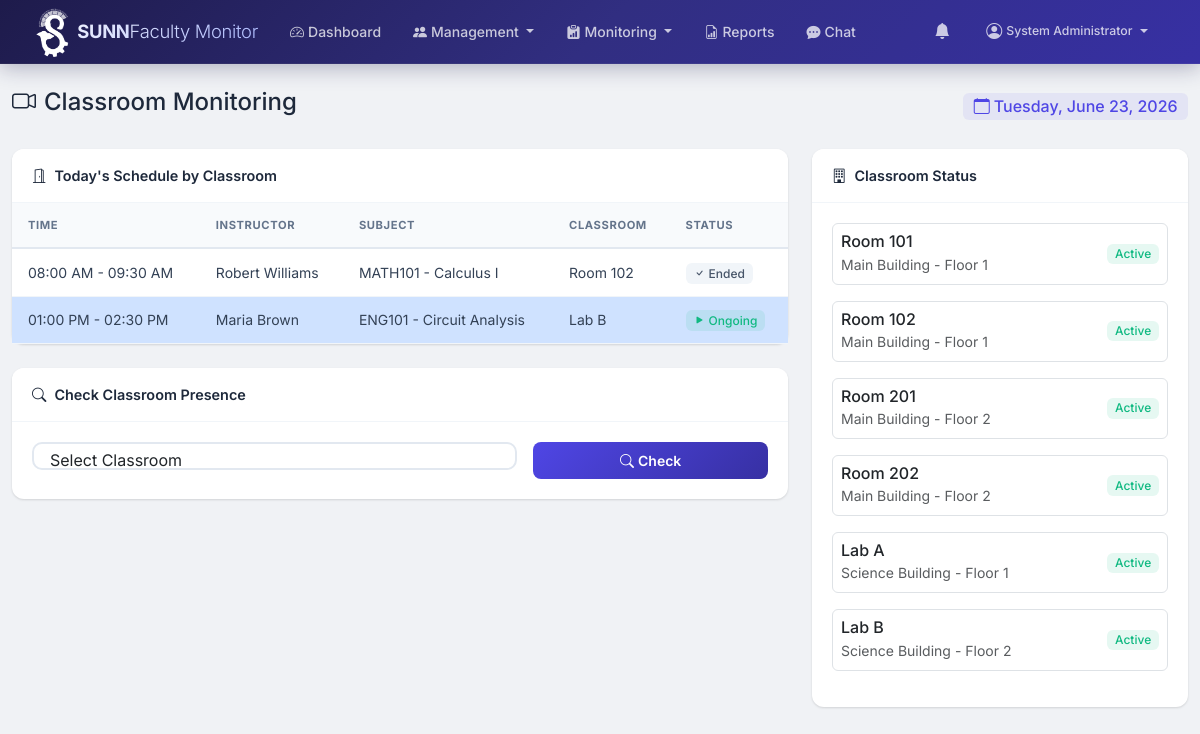
/admin/classroom_monitor.php (signed in), run on the app's committed database.
### tables this page shows
CREATE TABLE schedules (
    id INT PRIMARY KEY AUTO_INCREMENT,
    instructor_id INT NOT NULL,
    subject_id INT NOT NULL,
    classroom_id INT NOT NULL,
    section VARCHAR(50) DEFAULT NULL,
    day_of_week ENUM('Monday', 'Tuesday', 'Wednesday', 'Thursday', 'Friday', 'Saturday', 'Sunday') NOT NULL,
    time_start TIME NOT NULL,
    time_end TIME NOT NULL,
    semester VARCHAR(20) DEFAULT NULL,
    school_year VARCHAR(20) DEFAULT NULL,
    status ENUM('active', 'inactive') NOT NULL DEFAULT 'active',
    created_at TIMESTAMP DEFAULT CURRENT_TIMESTAMP,
    FOREIGN KEY (instructor_id) REFERENCES instructors(id) ON DELETE CASCADE,
    FOREIGN KEY (subject_id) REFERENCES subjects(id) ON DELETE CASCADE,
    FOREIGN KEY (classroom_id) REFERENCES classrooms(id) ON DELETE CASCADE
);

CREATE TABLE users (
    id INT PRIMARY KEY AUTO_INCREMENT,
    username VARCHAR(50) UNIQUE NOT NULL,
    password VARCHAR(255) NOT NULL,
    email VARCHAR(100) UNIQUE NOT NULL,
    first_name VARCHAR(50) NOT NULL,
    last_name VARCHAR(50) NOT NULL,
    role ENUM('admin', 'instructor', 'student', 'department_head') NOT NULL DEFAULT 'instructor',
    status ENUM('active', 'inactive', 'suspended') NOT NULL DEFAULT 'active',
    profile_image VARCHAR(255) DEFAULT NULL,
    preferences JSON DEFAULT NULL,
    last_login DATETIME DEFAULT NULL,
    last_activity DATETIME DEFAULT NULL,
    created_at TIMESTAMP DEFAULT CURRENT_TIMESTAMP,
    updated_at TIMESTAMP DEFAULT CURRENT_TIMESTAMP ON UPDATE CURRENT_TIMESTAMP
);

CREATE TABLE subjects (
    id INT PRIMARY KEY AUTO_INCREMENT,
    name VARCHAR(100) NOT NULL,
    code VARCHAR(20) UNIQUE NOT NULL,
    department_id INT DEFAULT NULL,
    units INT DEFAULT 3,
    description TEXT DEFAULT NULL,
    status ENUM('active', 'inactive') NOT NULL DEFAULT 'active',
    created_at TIMESTAMP DEFAULT CURRENT_TIMESTAMP,
    FOREIGN KEY (department_id) REFERENCES departments(id) ON DELETE SET NULL
);

CREATE TABLE classrooms (
    id INT PRIMARY KEY AUTO_INCREMENT,
    name VARCHAR(50) NOT NULL,
    building VARCHAR(100) DEFAULT NULL,
    floor INT DEFAULT NULL,
    capacity INT DEFAULT 30,
    camera_ip VARCHAR(100) DEFAULT NULL,
    status ENUM('active', 'inactive', 'maintenance') NOT NULL DEFAULT 'active',
    created_at TIMESTAMP DEFAULT CURRENT_TIMESTAMP
);

### config/functions.php (called while the page is built, shortened)
<?php
function formatTime($time) {
    return date('h:i A', strtotime($time));
}

### admin/classroom_monitor.php (the view, shortened to what this page needs)
<?php
$db = getDB();
$classrooms = $db->query("SELECT * FROM classrooms WHERE status='active'")->fetchAll();
$today_schedules = $db->prepare("
    SELECT s.*, u.first_name, u.last_name, sub.name as subject_name, sub.code as subject_code,
           c.name as classroom_name
    FROM schedules s
    JOIN instructors i ON s.instructor_id = i.id
    JOIN users u ON i.user_id = u.id
    JOIN subjects sub ON s.subject_id = sub.id
    JOIN classrooms c ON s.classroom_id = c.id
    WHERE s.day_of_week = ? AND s.status = 'active'
    ORDER BY s.time_start
");
$today_schedules->execute([date('l')]);
$today_schedules = $today_schedules->fetchAll();
require_once __DIR__ . '/../includes/header.php';
require_once __DIR__ . '/../includes/navbar.php';
?>
<div class="container-fluid py-4">
    <div class="d-flex justify-content-between align-items-center mb-4">
        <h4><i class="bi bi-camera-video me-2"></i>Classroom Monitoring</h4>
        <span class="badge bg-primary fs-6"><i class="bi bi-calendar me-1"></i><?= date('l, F d, Y') ?></span>
    </div>
    <div class="row g-4">
        <div class="col-lg-8">
            <div class="card mb-4">
                <div class="card-header"><i class="bi bi-door-open me-2"></i>Today's Schedule by Classroom</div>
                <div class="card-body p-0">
                    <table class="table table-hover mb-0">
                        <thead class="table-light">
                            <tr><th>Time</th><th>Instructor</th><th>Subject</th><th>Classroom</th><th>Status</th></tr>
                        </thead>
                        <tbody>
                            <?php if (empty($today_schedules)): ?>
                            <tr><td colspan="5" class="text-center text-muted py-4">No schedules for today</td></tr>
                            <?php else: ?>
                            <?php foreach ($today_schedules as $s): ?>
                            <?php
                                $current_time = date('H:i:s');
                                $is_ongoing = ($current_time >= $s['time_start'] && $current_time <= $s['time_end']);
                                $is_upcoming = ($current_time < $s['time_start']);
                            ?>
                            <tr class="<?= $is_ongoing ? 'table-primary' : '' ?>">
                                <td><?= formatTime($s['time_start']).' - '.formatTime($s['time_end']) ?></td>
                                <td><?= htmlspecialchars($s['first_name'].' '.$s['last_name']) ?></td>
                                <td><?= htmlspecialchars($s['subject_code'].' - '.$s['subject_name']) ?></td>
                                <td><?= htmlspecialchars($s['classroom_name']) ?></td>
                                <td>
                                    <?php if ($is_ongoing): ?>
                                        <span class="badge bg-success"><i class="bi bi-play-fill"></i> Ongoing</span>
                                    <?php elseif ($is_upcoming): ?>
                                        <span class="badge bg-info"><i class="bi bi-clock"></i> Upcoming</span>
                                    <?php else: ?>
                                        <span class="badge bg-secondary"><i class="bi bi-check"></i> Ended</span>
                                    <?php endif; ?>
                                </td>
                            </tr>
                            <?php endforeach; ?>
                            <?php endif; ?>
                        </tbody>
                    </table>
                </div>
            </div>
            <div class="card">
                <div class="card-header"><i class="bi bi-search me-2"></i>Check Classroom Presence</div>
                <div class="card-body">
                    <form method="GET" class="row g-3">
                        <div class="col-md-8">
                        </div>
                        <div class="col-md-4">
                            <button type="submit" class="btn btn-primary w-100"><i class="bi bi-search me-1"></i>Check</button>
                        </div>
                    </form>
                </div>
            </div>
        </div>
        <div class="col-lg-4">
            <div class="card">
                <div class="card-header"><i class="bi bi-building me-2"></i>Classroom Status</div>
                <div class="card-body">
                    <?php if (empty($classrooms)): ?>
                    <div class="empty-state"><i class="bi bi-door-open"></i><p>No classrooms configured</p></div>
                    <?php else: ?>
                    <?php foreach ($classrooms as $r): ?>
                    <div class="d-flex align-items-center justify-content-between mb-3 p-2 border rounded">
                        <div>
                            <h6 class="mb-0"><?= htmlspecialchars($r['name']) ?></h6>
                            <small class="text-muted"><?= htmlspecialchars($r['building']) ?> - Floor <?= $r['floor'] ?></small>
                        </div>
                        <span class="badge bg-<?= $r['status']=='active'?'success':'secondary' ?>">
                            <?= ucfirst($r['status']) ?>
                        </span>
                    </div>
                    <?php endforeach; ?>
                    <?php endif; ?>
                </div>
            </div>
        </div>
    </div>
</div>
<?php require_once __DIR__ . '/../includes/footer.php'; ?>

### assets/css/style.css (style rules this page uses)
:root { --primary: #4f46e5; --primary-dark: #3730a3; --primary-light: #818cf8; --primary-bg: rgba(79, 70, 229, 0.08); --secondary: #0ea5e9; --success: #10b981; --success-bg: rgba(16, 185, 129, 0.1); --warning: #f59e0b; --warning-bg: rgba(245, 158, 11, 0.1); --danger: #ef4444; --danger-bg: rgba(239, 68, 68, 0.1); --info: #06b6d4; --info-bg: rgba(6, 182, 212, 0.1); --dark: #1e293b; --gray-50: #f8fafc; --gray-100: #f1f5f9; --gray-200: #e2e8f0; --gray-300: #cbd5e1; --gray-400: #94a3b8; --gray-500: #64748b; --gray-600: #475569; --gray-700: #334155; --gray-800: #1e293b; --gray-900: #0f172a; --body-bg: #f0f2f5; --card-shadow: 0 1px 3px rgba(0,0,0,.08), 0 1px 2px rgba(0,0,0,.06); --card-shadow-hover: 0 10px 25px rgba(0,0,0,.1), 0 4px 10px rgba(0,0,0,.06); --border-radius: 12px; --border-radius-sm: 8px; --border-radius-lg: 16px; --transition: all .2s ease; --nav-height: 64px; }
* { margin: 0; padding: 0; box-sizing: border-box; }
body { font-family: 'Inter', -apple-system, BlinkMacSystemFont, sans-serif; background: var(--body-bg); color: var(--gray-800); min-height: 100vh; -webkit-font-smoothing: antialiased; -moz-osx-font-smoothing: grayscale; }
.card { border: none; border-radius: var(--border-radius); box-shadow: var(--card-shadow); transition: var(--transition); }
.card-header { background: #fff; border-bottom: 1px solid var(--gray-100); padding: 1rem 1.25rem; font-weight: 600; font-size: .9rem; color: var(--gray-800); border-radius: var(--border-radius) var(--border-radius) 0 0 !important; }
.card-body { padding: 1.25rem; }
.table { margin-bottom: 0; font-size: .875rem; }
.table thead th { background: var(--gray-50); font-size: .7rem; text-transform: uppercase; letter-spacing: .6px; font-weight: 700; color: var(--gray-500); padding: .85rem 1rem; border-bottom: 2px solid var(--gray-200); }
.table tbody td { padding: .75rem 1rem; vertical-align: middle; border-bottom: 1px solid var(--gray-100); color: var(--gray-700); }
.table-hover tbody tr { transition: var(--transition); }
.badge { font-weight: 500; padding: .35em .65em; font-size: .75rem; border-radius: 6px; }
.badge.bg-primary { background: var(--primary-bg) !important; color: var(--primary); }
.badge.bg-success { background: var(--success-bg) !important; color: var(--success); }
.badge.bg-secondary { background: var(--gray-100) !important; color: var(--gray-600); }
.btn { padding: .5rem 1.25rem; font-weight: 600; font-size: .875rem; border-radius: var(--border-radius-sm); transition: var(--transition); border: none; }
.btn-primary { background: linear-gradient(135deg, var(--primary), var(--primary-dark)); color: #fff; }

### data on the page
schedules: time_start "08:00 AM", time_end "09:30 AM", users.first_name+last_name "Robert Williams", subject.name "MATH101 - Calculus I", classroom.name "Room 102", shows "Ended"
schedules: time_start "01:00 PM", time_end "02:30 PM", users.first_name+last_name "Maria Brown", subject.name "ENG101 - Circuit Analysis", classroom.name "Lab B", shows "Ongoing"
classrooms: name "Room 101", building "Main Building", floor "1", status "Active"
classrooms: name "Room 102", building "Main Building", floor "1", status "Active"
classrooms: name "Room 201", building "Main Building", floor "2", status "Active"
classrooms: name "Room 202", building "Main Building", floor "2", status "Active"
classrooms: name "Lab A", building "Science Building", floor "1", status "Active"
classrooms: name "Lab B", building "Science Building", floor "2", status "Active"

### other printed values
$_SESSION['user_name'] "System Administrator"
